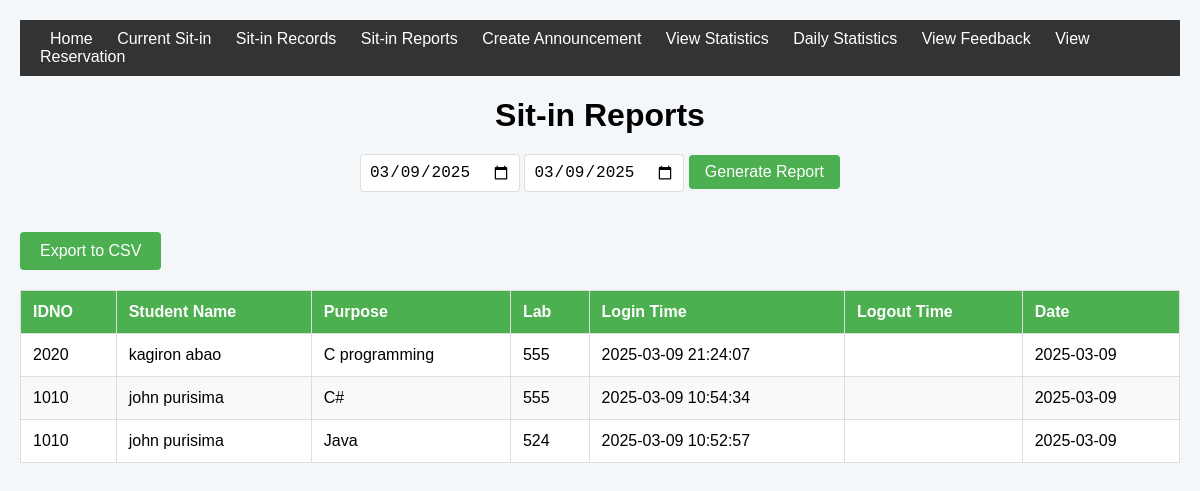
The page /sitin_reports.php (signed in) on the database its author committed.
### tables this page shows
CREATE TABLE `sit_in_history` (
  `id` int(11) NOT NULL,
  `user_id` varchar(50) NOT NULL,
  `purpose` varchar(255) NOT NULL,
  `lab` varchar(255) NOT NULL,
  `remaining_sessions` float DEFAULT NULL,
  `session_start` datetime NOT NULL,
  `session_end` datetime DEFAULT NULL,
  `date_time` datetime DEFAULT NULL
);

CREATE TABLE `users` (
  `id` int(11) NOT NULL,
  `username` varchar(50) NOT NULL,
  `password_hash` varchar(255) NOT NULL,
  `idno` varchar(50) NOT NULL,
  `lastname` varchar(50) NOT NULL,
  `firstname` varchar(50) NOT NULL,
  `middlename` varchar(50) DEFAULT NULL,
  `course` varchar(10) NOT NULL,
  `year` int(11) NOT NULL,
  `email` varchar(100) NOT NULL,
  `role` enum('admin','staff','student') NOT NULL,
  `sessions_remaining` int(11) DEFAULT 30
);

### sitin_reports.php (the view, shortened to what this page needs)
<?php
include 'db_connect.php';
$start_date = isset($_GET['start_date']) ? $_GET['start_date'] : date('Y-m-d');
$end_date = isset($_GET['end_date']) ? $_GET['end_date'] : date('Y-m-d');
$reports = [];
if (!empty($start_date) && !empty($end_date)) {
    $sql = "SELECT sit_in_history.*, users.firstname, users.lastname
            FROM sit_in_history
            JOIN users ON sit_in_history.user_id = users.idno
            WHERE DATE(session_start) BETWEEN ? AND ?
            ORDER BY session_start DESC";
    $stmt = $conn->prepare($sql);
    if ($stmt) {
        $stmt->bind_param("ss", $start_date, $end_date);
        if ($stmt->execute()) {
            $result = $stmt->get_result();
            while ($row = $result->fetch_assoc()) {
                $reports[] = $row;
            }
        } else {
            echo "SQL Error: " . $stmt->error;
        }
    } else {
        echo "Prepare Error: " . $conn->error;
    }
}
?>
<!DOCTYPE html>
<html lang="en">
<head>
</head>
<body>
<div class="header">
    <div>
        <a href="admin_home.php">Home</a>
        <a href="view_current_sitin.php">Current Sit-in</a>
        <a href="view_sitin.php">Sit-in Records</a>
        <a href="sitin_reports.php">Sit-in Reports</a>
        <a href="create_announcement.php">Create Announcement</a>
        <a href="view_statistics.php">View Statistics</a>
        <a href="daily_statistics.php">Daily Statistics</a>
        <a href="view_feedback.php">View Feedback</a>
        <a href="view_reservation.php">View Reservation</a>
    </div>
</div>
    <h1>Sit-in Reports</h1>
    <div class="filter-container">
        <form method="GET" action="">
            <input type="date" name="start_date" value="<?= htmlspecialchars($start_date) ?>" required>
            <input type="date" name="end_date" value="<?= htmlspecialchars($end_date) ?>" required>
            <button type="submit">Generate Report</button>
        </form>
    </div>
    <?php if (!empty($reports)): ?>
        <a href="sitin_reports.php?export=1&start_date=<?= urlencode($start_date) ?>&end_date=<?= urlencode($end_date) ?>" class="export-btn">Export to CSV</a>
    <?php endif; ?>
    <?php if (!empty($reports)): ?>
        <table>
            <thead>
                <tr>
                    <th>IDNO</th>
                    <th>Student Name</th>
                    <th>Purpose</th>
                    <th>Lab</th>
                    <th>Login Time</th>
                    <th>Logout Time</th>
                    <th>Date</th>
                </tr>
            </thead>
            <tbody>
                <?php foreach ($reports as $report): ?>
                    <?php
                    $date = date('Y-m-d', strtotime($report['session_start']));
                    ?>
                    <tr>
                        <td><?= htmlspecialchars($report['user_id']) ?></td>
                        <td><?= htmlspecialchars($report['firstname'] . ' ' . $report['lastname']) ?></td>
                        <td><?= htmlspecialchars($report['purpose']) ?></td>
                        <td><?= htmlspecialchars($report['lab']) ?></td>
                        <td><?= htmlspecialchars($report['session_start']) ?></td>
                        <td><?= htmlspecialchars($report['session_end']) ?></td>
                        <td><?= htmlspecialchars($date) ?></td>
                    </tr>
                <?php endforeach; ?>
            </tbody>
        </table>
    <?php elseif (!empty($start_date) && !empty($end_date)): ?>
        <p class="no-records">No records found for the selected date range.</p>
    <?php endif; ?>
</body>
</html>

### sitin_reports.php (style rules this page uses)
body { font-family: Arial, sans-serif; margin: 0; padding: 20px; background-color: #f4f7f9; }
h1 { text-align: center; margin-bottom: 20px; }
.filter-container { display: flex; justify-content: center; gap: 10px; margin-bottom: 20px; }
.filter-container input[type="date"] { padding: 8px; font-size: 16px; border: 1px solid #ddd; border-radius: 4px; }
.filter-container button { padding: 8px 16px; font-size: 16px; background-color: #4CAF50; color: white; border: none; border-radius: 4px; cursor: pointer; }
table { width: 100%; border-collapse: collapse; margin-top: 20px; background-color: white; }
th, td { padding: 12px; border: 1px solid #ddd; text-align: left; }
th { background-color: #4CAF50; color: white; }
tr:nth-child(even) { background-color: #f9f9f9; }
.export-btn { display: inline-block; padding: 10px 20px; background-color: #4CAF50; color: white; text-decoration: none; border-radius: 4px; margin-top: 20px; }
.header { background-color: #333; color: white; padding: 10px 20px; display: flex; justify-content: space-between; align-items: center; margin-bottom: 20px; }
.header a { color: white; text-decoration: none; margin: 0 10px; }

### rows shown on the page
sit_in_history: user "2020", users.firstname+lastname "kagiron abao", purpose "C programming", lab "555", session_start "2025-03-09 21:24:07", session_start "2025-03-09"
sit_in_history: user "1010", users.firstname+lastname "john purisima", purpose "C#", lab "555", session_start "2025-03-09 10:54:34", session_start "2025-03-09"
sit_in_history: user "1010", users.firstname+lastname "john purisima", purpose "Java", lab "524", session_start "2025-03-09 10:52:57", session_start "2025-03-09"
